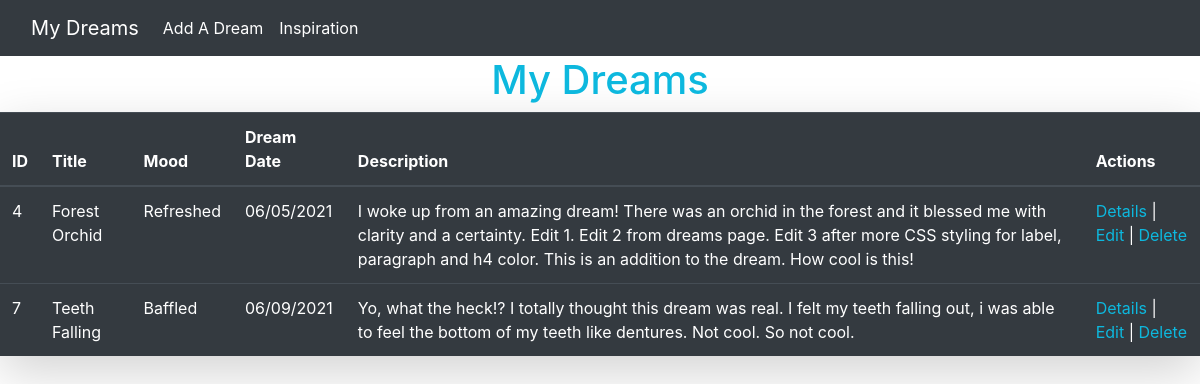
The page / on the database its author committed.
### project_solo_app/models.py (models this page shows)
class Dream(models.Model):
    title = models.CharField(max_length=255)
    mood = models.CharField(max_length=45)
    dream_date = models.DateTimeField()
    description = models.CharField(max_length=255)
    created_at = models.DateTimeField(auto_now_add=True)
    updated_at = models.DateTimeField(auto_now=True)
    objects = DreamManager()

### project_solo_app/views.py (the view)
# urls.py: path('', views.index),
def index(request):
    context = {
        'dreams': Dream.objects.all()
    }
    return render(request, 'dreams.html', context)

### project_solo_app/templates/dreams.html (shortened to what this page needs)
<!DOCTYPE html>
<html lang="en">
<head>
    <link rel="stylesheet" href="https://cdn.jsdelivr.net/npm/bootstrap@4.6.0/dist/css/bootstrap.min.css">
    {% load static %}
    <link rel="stylesheet" href="{% static 'styles.css' %}">
</head>
<body>
    <nav class="navbar navbar-expand-lg navbar-dark bg-dark">
        <div class="container-fluid">
            <a class="navbar-brand" href="/project_solo_app/">My Dreams</a>
            <div class="collapse navbar-collapse" id="navbarNav">
                <ul class="navbar-nav">
                    <li class="nav-item">
                        <a class="nav-link active" href="/project_solo_app/new">Add A Dream</a>
                    </li>
                    <li class="nav-item">
                        <a class="nav-link active" href="/project_solo_app/inspiration">Inspiration</a>
                    </li>
                </ul>
            </div>
        </div>
    </nav>
    <div>
        <h1>My Dreams</h1>
        <table class="table shadow-lg table-dark">
            <thead>
                <tr>
                    <th>ID</th>
                    <th>Title</th>
                    <th>Mood</th>
                    <th>Dream Date</th>
                    <th>Description</th>
                    <th>Actions</th>
                </tr>
            </thead>
            <tbody>
                {% for dream in dreams %}
                    <tr>
                        <td>{{ dream.id }}</td>
                        <td>{{ dream.title }}</td>
                        <td>{{ dream.mood }}</td>
                        <td>{{ dream.dream_date|date:"SHORT_DATE_FORMAT" }}</td>
                        <td>{{ dream.description }}</td>
                        <td><a href="/project_solo_app/{{ dream.id }}">Details</a> | <a href="/project_solo_app/{{ dream.id }}/edit">Edit</a> | <a href="/project_solo_app/{{ dream.id }}/delete">Delete</a>
                    </tr>
                {% endfor %}
            </tbody>
        </table>
    </div>
</body>
</html>

### project_solo_app/static/styles.css (style rules this page uses)
body { background-image: url('/static/matt-howard-C0uLfBSEZK4-unsplash.jpg'); background-repeat: no-repeat; background-attachment: fixed; background-size: cover; }
h1 { color: #0DB8DE; text-align: center; }
a { color: #0DB8DE; }

### rows shown on the page
Dream: id "4", title "Forest Orchid", mood "Refreshed", dream_date "06/05/2021", description "I woke up from an amazing dream! There was an orchid in the forest and it blessed me with clarity and a certainty. Edit 1. Edit 2 from dreams page. Edit 3 after more CSS styling for label, paragraph and h4 color. This is an addition to the dream. How cool is this!"
Dream: id "7", title "Teeth Falling", mood "Baffled", dream_date "06/09/2021", description "Yo, what the heck!? I totally thought this dream was real. I felt my teeth falling out, i was able to feel the bottom of my teeth like dentures. Not cool. So not cool."
